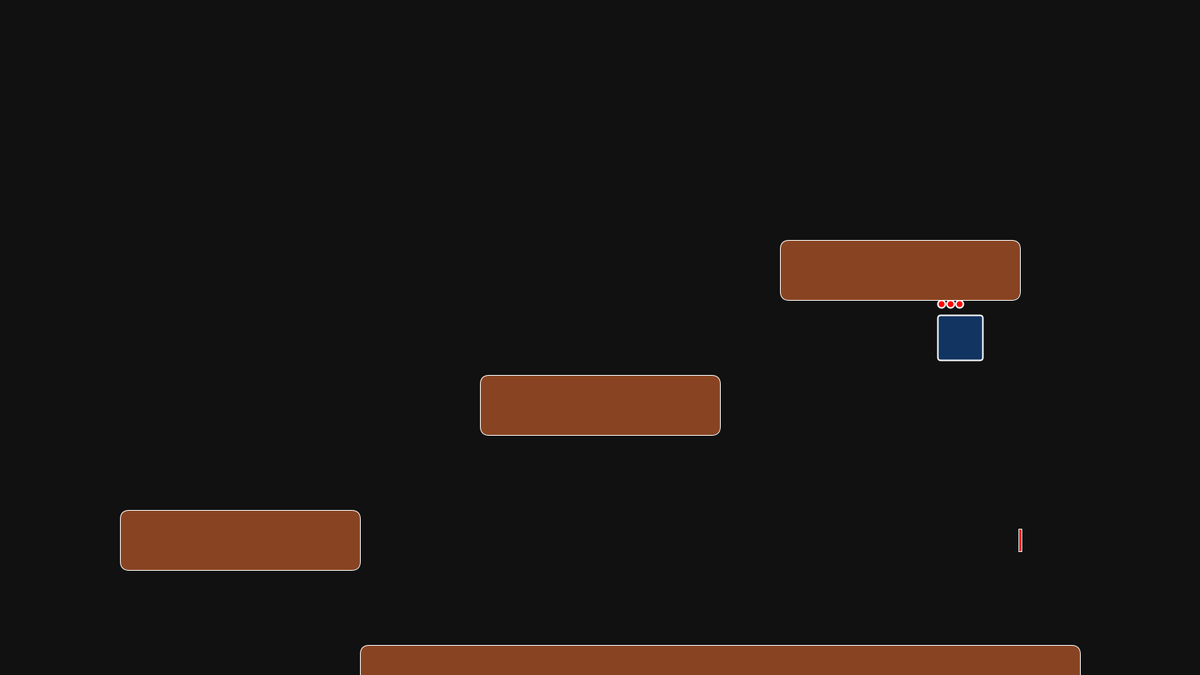
Frame 1 (no input)
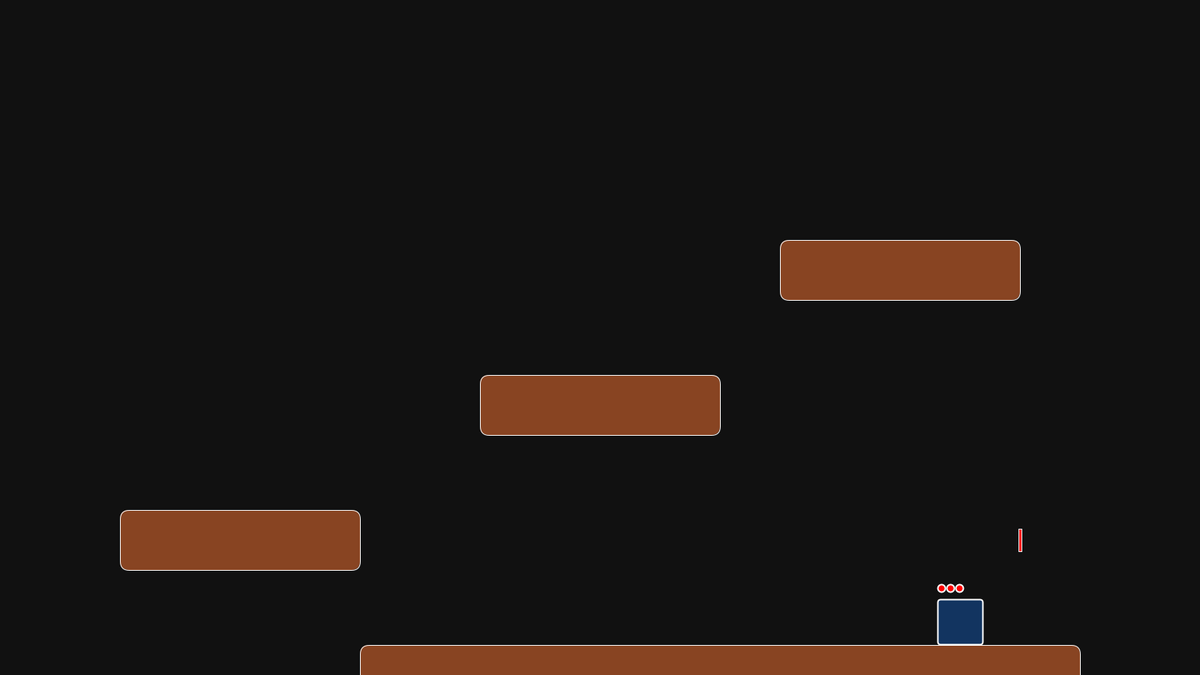
Frame 60 (the mouse pressed at the canvas centre just before this capture)
Frame 120 (the mouse held since frame 60 and released just before this capture): identical to frame 60, image omitted

The Processing sketch that drew these frames (run headless with seeded random() and noise(); from frame 60 on, the mouse is pressed at the canvas centre):

// Processing sketch: platformWithInheritance
// ── platformWithInheritance.pde
boolean gameOver;
Player thePlayer;
Platform platforms[];
Demon demons[];
Star theStar;
Switch theSwitch;

void setup() {
  size(1600, 900);
  theStar = new Star(width * 0.8, height * 0.2);
  theSwitch = new Switch(width * 0.85, height * 0.8);
  thePlayer = new Player(width * .8, height * .5);
  platforms = new Platform[4];
  platforms[0] = new Platform(width * 0.6, height, width * 0.6);
  platforms[1] = new Platform(width * 0.2, height * .8, width * 0.2);
  platforms[2] = new Platform(width * 0.5, height * .6, width * 0.2);
  platforms[3] = new Platform(width * 0.75, height * .4, width * 0.2);
  demons = new Demon[20];
  for (int i = 0; i < 20; i++) {
    demons[i] = new Demon();
  }
}

void draw() { 
  if(thePlayer.lives <= 0){
    background(#ff0000);
    return;
  }
  background(#111111);
  theStar.display();
  theSwitch.display();
  thePlayer.update();
  thePlayer.display();
  if(theSwitch.inSwitch(thePlayer.xPos, thePlayer.yPos)){
    theStar.hidden = false;
  }
  
  if(theStar.inStar(thePlayer.xPos, thePlayer.yPos)){
    
  }

  for (Platform p : platforms) {
    p.display();
  }
  for (Demon d : demons) {
    d.update();
    for (Demon e : demons) {
      if (d != e && dist(d.xPos, d.yPos, e.xPos, e.yPos) < 30) {
        if (d.yVelo > 8) {
          if (d.xPos > e.xPos) {
            e.xVelo = -6;
          } else {
            e.xVelo = 6;
          }
        } else {
          e.xVelo = d.xVelo;
        }
      }
    }
    d.display();
  }
}

void keyPressed() {
  thePlayer.keyPressed();
}

void keyReleased() {
  thePlayer.keyReleased();
}

// ── Demon.pde
class Demon extends ScreenElement {
  Demon() {
    respawn();
    gravity = 0.5;
  }

  void respawn() {
    this.xPos = random(30, width - 30);
    this.yPos = random(-3000, -1000);
    xVelo = random(-2, 2);
    yVelo = 0;
  }


  void update() { //augmentation example, calls super functio
    boolean onTop = false;
    super.update();

    if (yVelo > 8) {
      yVelo = 8;
    }

    for (Platform p : platforms) {
      if (p.inPlatform(top, bottom, left, right)) {
        if (p.onTop(top, bottom, left, right)) {
          yPos = p.top() - 16;

          onTop = true;
        } else if (yVelo >= 0) {
          xPos = xPrev;
          yPos = yPrev;
          xVelo = -xVelo;
        } else {
          xPos = xPrev;
          yPos = yPrev;
          yVelo = 0;
        }
      }
    }

    if (yVelo < 8) {
      yVelo += gravity;
    }

    if (yPos > height) {
      respawn();
    }
  }

  void render() {

    rectMode(CENTER);
    strokeWeight(2);
    stroke(255);
    fill(#ff0022);
    ellipse(0, 0, 30, 30);
  }

  float top() {
    return yPos - 15;
  }

  float bottom() {
    return yPos + 15;
  }

  float left() {
    return xPos - 15;
  }

  float right() {
    return xPos + 15;
  }

  void handleCollisions() { //overrides definition base class with stuff
    boolean onTop = false;

    for (Platform p : platforms) {
      if (p.inPlatform(top(), bottom(), left(), right())) {
        if (p.onTop(top(), bottom(), left(), right())) {
          yPos = p.top() - 16;
          onTop = true;
        } else if (yVelo >= 0) {
          xPos = xPrev;
          yPos = yPrev;
          xVelo = -xVelo;
        } else {
          xPos = xPrev;
          yPos = yPrev;
          yVelo = 0;
        }
      }
    }
  }
}

// ── Platform.pde
class Platform {
  float xPos;
  float yPos;
  float pWidth;
  float yVelo;

  Platform(float xPos, float yPos, float w) {
    this.xPos = xPos;
    this.yPos = yPos;
    this.pWidth = w;
    yVelo = 0;
  }

  void display() {
    push();
    translate(xPos, yPos);
    rectMode(CENTER);
    fill(#884422);
    stroke(255);
    rect(0, 0, pWidth, 80, 12);
    pop();
  }

  boolean onTop(float t, float b, float l, float r) {
    float top = yPos - 40;
    float bottom = yPos + 40;
    float left = xPos - pWidth/2;
    float right = xPos + pWidth/2;
    return r > left && l < right && b > top - 4 && b < top + 30;
  }

  boolean inPlatform(float t, float b, float l, float r) {
    float top = yPos - 40;
    float bottom = yPos + 40;
    float left = xPos - pWidth/2;
    float right = xPos + pWidth/2;

    return r >= left && l <= right && b >= top && t <= bottom;
  }

  float top() {
    return yPos - 40;
  }
  float bottom() {
    return yPos + 40;
  }
  float left() {
    return xPos - pWidth/2;
  }
  float right() {
    return xPos + pWidth/2;
  }
}

// ── Player.pde
class Player extends ScreenElement{
  float health;
  float xAcc;
  int lives;

  Player(float x, float y) {
    super();
    this.xPos = x;
    this.yPos = y;
    xVelo = 0;
    yVelo = 0;
    xAcc = 0;
    lives = 3;
    health = 1;
    gravity = 0.8; //added gravity
  }
  

  void update() {
    float xPrev = xPos;
    float yPrev = yPos;
    boolean onTop = false;
    xPos += xVelo;
    yPos += yVelo;

    top = yPos - 31;
    bottom = yPos + 31;
    left = xPos - 31;
    right = xPos + 31;

    for (Platform p : platforms) {
      if (p.inPlatform(top, bottom, left, right)) {
        if (p.onTop(top, bottom, left, right)) {
          //xPos = xPrev;
          yPos = p.top() - 31;
          top = yPos - 31;
          bottom = yPos + 31;
          left = xPos - 31;
          right = xPos + 31;
          onTop = true;
        } else if (yVelo >= 0) {
          xPos = xPrev;
          yPos = yPrev;
          xVelo = -xVelo;
        } else {
          xPos = xPrev;
          yPos = yPrev;
          yVelo = 0;
        }
      }
    }

    if (onTop) {
      yVelo = 0;
      xVelo *= 0.9;
      xVelo += xAcc;
    } else {
      yVelo += gravity; //velocity changes over time due to accelleration
      xAcc = 0;
    }

    for (Demon d : demons) {
      if (d.collide(top, bottom, left, right)) {
        if (yVelo > 4) {
          if (xPos > d.xPos) {
            d.xVelo -= 8;
          } else {
            d.xVelo += 8;
          }
        } else {
          health -= 0.2;
          if (xPos > d.xPos) {
            xVelo += 8;
          } else {
            xVelo -= 8;
          }          
        }
      }
    }
    if (yPos > height) {
      respawn();
      lives--;
    }
  }

  void render() {
   
    rectMode(CENTER);
    strokeWeight(2);
    stroke(255);
    fill(#123460);
    rect(0, 0, 60, 60, 4);
    fill(#ff0000);
    for (int i = 0; i < lives; i++){
      ellipse (i * 12 - 25,-45,10,10);
    }
    
  }

  void keyPressed() {
    if (key == 'd' && onPlatform()) {
      xAcc = 0.6;
    }
    if (key == 'a' && onPlatform()) {
      xAcc = -0.6;
    }
    if (key == 'w' && onPlatform()) {
      yVelo = -20;
      xAcc = 0;
    }
  }

  void keyReleased() {
    if (key == 'd' && onPlatform()) {
      xAcc = 0;
    }
    if (key == 'a' && onPlatform()) {
      xAcc = 0;
    }
  }

  boolean onPlatform() {
    for (Platform p : platforms) {
      if (p.onTop(top, bottom, left, right)) {
        return true;
      }
    }
    return false;
  }
}

// ── ScreenElement.pde
class ScreenElement {
  float xPos;
  float yPos;
  float xPrev;
  float yPrev;
  float xVelo;
  float yVelo;
  float gravity;
  float top;
  float bottom;
  float left;
  float right;
  boolean hidden;

  ScreenElement() {
    xPos = 0;
    yPos = 0;
    xVelo = 0;
    yVelo = 0;
    gravity = 0;
    hidden = false;
  }

  void display() {
    if (hidden) {
      return;
    }
    push();
    translate(xPos, yPos);
    render();
    pop();
  }
  
  void respawn(){
    xPos = 0;
    yPos = 0;
  }

  void render() {
  }

  void update() {
    xPrev = xPos;
    yPrev = yPos;
    xPos += xVelo;
    yPos += yVelo;
    yVelo += gravity;
    handleCollisions();
  }

  float top() {
    return 0;
  }

  float bottom() {
    return 0;
  }

  float left() {
    return 0;
  }

  float right() {
    return 0;
  }

  boolean collide(float t, float b, float l, float r) {
    //return r >= left && l <= right && b >= top && t <= bottom;

    return
      r >= left() &&
      l <= right() &&
      b >= top &&
      t < bottom();
  }

  void handleCollisions() {  //stub fuction: base class version nothin here
    
  }
  
  
  
  
  
  
  
  
  
}

// ── Star.pde
class Star {
  float xPos;
  float yPos;
  boolean hidden;

  Star(float x, float y) {
    xPos = x;
    yPos = y;
    hidden = true;
  }

  void display() {
    if (hidden) {
      return;
    }
    push();
    translate(xPos, yPos);
    rectMode(CENTER);
    rotate(PI/4);
    strokeWeight(1);
    stroke(255);
    fill(#00ffff);
    rect(0, 0, 40, 40);
    pop();
  }

  boolean inStar(float x, float y) {
    if (dist(xPos, yPos, x, y) < 40 && !hidden) {
      hidden = true;
      return true;
    } else {
      return false;
    }
  }
}

// ── Switch.pde
class Switch {
  float xPos;
  float yPos;
  boolean switchOn;

  Switch(float x, float y) {
    xPos = x;
    yPos = y;
    switchOn = false;
  }

  void display() {
    push();
    translate(xPos, yPos);
    rectMode(CENTER);
    if (!switchOn) {
      rotate(PI/2);
    }
    strokeWeight(1);
    stroke(255);
    fill(#ff0000);
    rect(0, 0, 30, 4);
    pop();
  }

  boolean inSwitch(float x, float y) {
    if (dist(xPos, yPos, x, y) < 30 && !switchOn) {
      switchOn = true;
      return true;
    } else {
      return false;
    }
  }    
}
